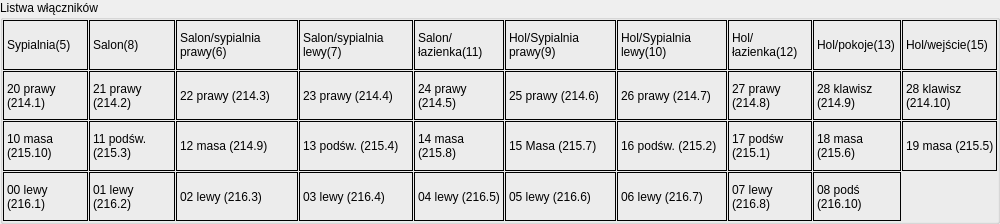
   <widget class="QGroupBox" name="groupBox_14">
    <property name="geometry">
     <rect>
      <x>440</x>
      <y>100</y>
      <width>1000</width>
      <height>224</height>
     </rect>
    </property>
    <property name="maximumSize">
     <size>
      <width>1000</width>
      <height>300</height>
     </size>
    </property>
    <property name="title">
     <string>Listwa włączników</string>
    </property>
    <layout class="QGridLayout" name="gridLayout_4">
     <property name="leftMargin">
      <number>0</number>
     </property>
     <property name="topMargin">
      <number>0</number>
     </property>
     <property name="rightMargin">
      <number>0</number>
     </property>
     <property name="bottomMargin">
      <number>0</number>
     </property>
     <property name="spacing">
      <number>1</number>
     </property>
     <item row="2" column="2">
      <widget class="QLabel" name="label_337">
       <property name="frameShape">
        <enum>QFrame::Box</enum>
       </property>
       <property name="text">
        <string>12 masa (214.9)</string>
       </property>
       <property name="wordWrap">
        <bool>true</bool>
       </property>
      </widget>
     </item>
     <item row="0" column="8">
      <widget class="QLabel" name="label_323">
       <property name="frameShape">
        <enum>QFrame::Box</enum>
       </property>
       <property name="text">
        <string>Hol/pokoje(13)</string>
       </property>
       <property name="wordWrap">
        <bool>true</bool>
       </property>
      </widget>
     </item>
     <item row="1" column="2">
      <widget class="QLabel" name="label_327">
       <property name="frameShape">
        <enum>QFrame::Box</enum>
       </property>
       <property name="text">
        <string>22 prawy (214.3)</string>
       </property>
       <property name="wordWrap">
        <bool>true</bool>
       </property>
      </widget>
     </item>
     <item row="2" column="9">
      <widget class="QLabel" name="label_344">
       <property name="frameShape">
        <enum>QFrame::Box</enum>
       </property>
       <property name="text">
        <string>19 masa (215.5)</string>
       </property>
       <property name="wordWrap">
        <bool>true</bool>
       </property>
      </widget>
     </item>
     <item row="0" column="9">
      <widget class="QLabel" name="label_324">
       <property name="frameShape">
        <enum>QFrame::Box</enum>
       </property>
       <property name="text">
        <string>Hol/wejście(15)</string>
       </property>
       <property name="wordWrap">
        <bool>true</bool>
       </property>
      </widget>
     </item>
     <item row="1" column="1">
      <widget class="QLabel" name="label_326">
       <property name="frameShape">
        <enum>QFrame::Box</enum>
       </property>
       <property name="text">
        <string>21 prawy (214.2)</string>
       </property>
       <property name="wordWrap">
        <bool>true</bool>
       </property>
      </widget>
     </item>
     <item row="0" column="5">
      <widget class="QLabel" name="label_320">
       <property name="frameShape">
        <enum>QFrame::Box</enum>
       </property>
       <property name="text">
        <string>Hol/Sypialnia prawy(9)</string>
       </property>
       <property name="wordWrap">
        <bool>true</bool>
       </property>
      </widget>
     </item>
     <item row="1" column="5">
      <widget class="QLabel" name="label_330">
       <property name="frameShape">
        <enum>QFrame::Box</enum>
       </property>
       <property name="text">
        <string>25 prawy (214.6)</string>
       </property>
       <property name="wordWrap">
        <bool>true</bool>
       </property>
      </widget>
     </item>
     <item row="2" column="3">
      <widget class="QLabel" name="label_338">
       <property name="frameShape">
        <enum>QFrame::Box</enum>
       </property>
       <property name="text">
        <string>13 podśw. (215.4)</string>
       </property>
       <property name="wordWrap">
        <bool>true</bool>
       </property>
      </widget>
     </item>
     <item row="0" column="0">
      <widget class="QLabel" name="label_315">
       <property name="frameShape">
        <enum>QFrame::Box</enum>
       </property>
       <property name="text">
        <string>Sypialnia(5)</string>
       </property>
       <property name="wordWrap">
        <bool>true</bool>
       </property>
      </widget>
     </item>
     <item row="1" column="0">
      <widget class="QLabel" name="label_325">
       <property name="frameShape">
        <enum>QFrame::Box</enum>
       </property>
       <property name="text">
        <string>20 prawy (214.1)</string>
       </property>
       <property name="wordWrap">
        <bool>true</bool>
       </property>
      </widget>
     </item>
     <item row="2" column="5">
      <widget class="QLabel" name="label_340">
       <property name="frameShape">
        <enum>QFrame::Box</enum>
       </property>
       <property name="text">
        <string>15 Masa (215.7)</string>
       </property>
       <property name="wordWrap">
        <bool>true</bool>
       </property>
      </widget>
     </item>
     <item row="1" column="7">
      <widget class="QLabel" name="label_332">
       <property name="frameShape">
        <enum>QFrame::Box</enum>
       </property>
       <property name="text">
        <string>27 prawy (214.8)</string>
       </property>
       <property name="wordWrap">
        <bool>true</bool>
       </property>
      </widget>
     </item>
     <item row="0" column="2">
      <widget class="QLabel" name="label_317">
       <property name="frameShape">
        <enum>QFrame::Box</enum>
       </property>
       <property name="text">
        <string>Salon/sypialnia prawy(6)</string>
       </property>
       <property name="wordWrap">
        <bool>true</bool>
       </property>
      </widget>
     </item>
     <item row="2" column="1">
      <widget class="QLabel" name="label_336">
       <property name="frameShape">
        <enum>QFrame::Box</enum>
       </property>
       <property name="text">
        <string>11 podśw. (215.3)</string>
       </property>
       <property name="wordWrap">
        <bool>true</bool>
       </property>
      </widget>
     </item>
     <item row="1" column="6">
      <widget class="QLabel" name="label_331">
       <property name="frameShape">
        <enum>QFrame::Box</enum>
       </property>
       <property name="text">
        <string>26 prawy (214.7)</string>
       </property>
       <property name="wordWrap">
        <bool>true</bool>
       </property>
      </widget>
     </item>
     <item row="1" column="4">
      <widget class="QLabel" name="label_329">
       <property name="frameShape">
        <enum>QFrame::Box</enum>
       </property>
       <property name="text">
        <string>24 prawy (214.5)</string>
       </property>
       <property name="wordWrap">
        <bool>true</bool>
       </property>
      </widget>
     </item>
     <item row="2" column="6">
      <widget class="QLabel" name="label_341">
       <property name="frameShape">
        <enum>QFrame::Box</enum>
       </property>
       <property name="text">
        <string>16 podśw. (215.2)</string>
       </property>
       <property name="wordWrap">
        <bool>true</bool>
       </property>
      </widget>
     </item>
     <item row="0" column="3">
      <widget class="QLabel" name="label_318">
       <property name="frameShape">
        <enum>QFrame::Box</enum>
       </property>
       <property name="text">
        <string>Salon/sypialnia lewy(7)</string>
       </property>
       <property name="wordWrap">
        <bool>true</bool>
       </property>
      </widget>
     </item>
     <item row="1" column="9">
      <widget class="QLabel" name="label_334">
       <property name="frameShape">
        <enum>QFrame::Box</enum>
       </property>
       <property name="text">
        <string>28 klawisz (214.10)</string>
       </property>
       <property name="wordWrap">
        <bool>true</bool>
       </property>
      </widget>
     </item>
     <item row="2" column="0">
      <widget class="QLabel" name="label_335">
       <property name="frameShape">
        <enum>QFrame::Box</enum>
       </property>
       <property name="text">
        <string>10 masa (215.10)</string>
       </property>
       <property name="wordWrap">
        <bool>true</bool>
       </property>
      </widget>
     </item>
     <item row="2" column="8">
      <widget class="QLabel" name="label_343">
       <property name="frameShape">
        <enum>QFrame::Box</enum>
       </property>
       <property name="text">
        <string>18 masa (215.6)</string>
       </property>
       <property name="wordWrap">
        <bool>true</bool>
       </property>
      </widget>
     </item>
     <item row="0" column="7">
      <widget class="QLabel" name="label_322">
       <property name="frameShape">
        <enum>QFrame::Box</enum>
       </property>
       <property name="text">
        <string>Hol/łazienka(12)</string>
       </property>
       <property name="wordWrap">
        <bool>true</bool>
       </property>
      </widget>
     </item>
     <item row="0" column="6">
      <widget class="QLabel" name="label_321">
       <property name="frameShape">
        <enum>QFrame::Box</enum>
       </property>
       <property name="text">
        <string>Hol/Sypialnia lewy(10)</string>
       </property>
       <property name="wordWrap">
        <bool>true</bool>
       </property>
      </widget>
     </item>
     <item row="0" column="4">
      <widget class="QLabel" name="label_319">
       <property name="frameShape">
        <enum>QFrame::Box</enum>
       </property>
       <property name="text">
        <string>Salon/łazienka(11)</string>
       </property>
       <property name="wordWrap">
        <bool>true</bool>
       </property>
      </widget>
     </item>
     <item row="1" column="8">
      <widget class="QLabel" name="label_333">
       <property name="frameShape">
        <enum>QFrame::Box</enum>
       </property>
       <property name="text">
        <string>28 klawisz (214.9)</string>
       </property>
       <property name="wordWrap">
        <bool>true</bool>
       </property>
      </widget>
     </item>
     <item row="2" column="7">
      <widget class="QLabel" name="label_342">
       <property name="frameShape">
        <enum>QFrame::Box</enum>
       </property>
       <property name="text">
        <string>17 podśw (215.1)</string>
       </property>
       <property name="wordWrap">
        <bool>true</bool>
       </property>
      </widget>
     </item>
     <item row="1" column="3">
      <widget class="QLabel" name="label_328">
       <property name="frameShape">
        <enum>QFrame::Box</enum>
       </property>
       <property name="text">
        <string>23 prawy (214.4)</string>
       </property>
       <property name="wordWrap">
        <bool>true</bool>
       </property>
      </widget>
     </item>
     <item row="0" column="1">
      <widget class="QLabel" name="label_316">
       <property name="frameShape">
        <enum>QFrame::Box</enum>
       </property>
       <property name="text">
        <string>Salon(8)</string>
       </property>
       <property name="wordWrap">
        <bool>true</bool>
       </property>
      </widget>
     </item>
     <item row="2" column="4">
      <widget class="QLabel" name="label_339">
       <property name="frameShape">
        <enum>QFrame::Box</enum>
       </property>
       <property name="text">
        <string>14 masa (215.8)</string>
       </property>
       <property name="wordWrap">
        <bool>true</bool>
       </property>
      </widget>
     </item>
     <item row="3" column="0">
      <widget class="QLabel" name="label_345">
       <property name="frameShape">
        <enum>QFrame::Box</enum>
       </property>
       <property name="text">
        <string>00 lewy (216.1)</string>
       </property>
       <property name="wordWrap">
        <bool>true</bool>
       </property>
      </widget>
     </item>
     <item row="3" column="1">
      <widget class="QLabel" name="label_346">
       <property name="frameShape">
        <enum>QFrame::Box</enum>
       </property>
       <property name="text">
        <string>01 lewy (216.2)</string>
       </property>
       <property name="wordWrap">
        <bool>true</bool>
       </property>
      </widget>
     </item>
     <item row="3" column="2">
      <widget class="QLabel" name="label_347">
       <property name="frameShape">
        <enum>QFrame::Box</enum>
       </property>
       <property name="text">
        <string>02 lewy (216.3)</string>
       </property>
       <property name="wordWrap">
        <bool>true</bool>
       </property>
      </widget>
     </item>
     <item row="3" column="3">
      <widget class="QLabel" name="label_348">
       <property name="frameShape">
        <enum>QFrame::Box</enum>
       </property>
       <property name="text">
        <string>03 lewy (216.4)</string>
       </property>
       <property name="wordWrap">
        <bool>true</bool>
       </property>
      </widget>
     </item>
     <item row="3" column="4">
      <widget class="QLabel" name="label_349">
       <property name="frameShape">
        <enum>QFrame::Box</enum>
       </property>
       <property name="text">
        <string>04 lewy (216.5)</string>
       </property>
       <property name="wordWrap">
        <bool>true</bool>
       </property>
      </widget>
     </item>
     <item row="3" column="5">
      <widget class="QLabel" name="label_350">
       <property name="frameShape">
        <enum>QFrame::Box</enum>
       </property>
       <property name="text">
        <string>05 lewy (216.6)</string>
       </property>
       <property name="wordWrap">
        <bool>true</bool>
       </property>
      </widget>
     </item>
     <item row="3" column="6">
      <widget class="QLabel" name="label_351">
       <property name="frameShape">
        <enum>QFrame::Box</enum>
       </property>
       <property name="text">
        <string>06 lewy (216.7)</string>
       </property>
       <property name="wordWrap">
        <bool>true</bool>
       </property>
      </widget>
     </item>
     <item row="3" column="7">
      <widget class="QLabel" name="label_352">
       <property name="frameShape">
        <enum>QFrame::Box</enum>
       </property>
       <property name="text">
        <string>07 lewy (216.8)</string>
       </property>
       <property name="wordWrap">
        <bool>true</bool>
       </property>
      </widget>
     </item>
     <item row="3" column="8">
      <widget class="QLabel" name="label_353">
       <property name="frameShape">
        <enum>QFrame::Box</enum>
       </property>
       <property name="text">
        <string>08 podś (216.10)</string>
       </property>
       <property name="wordWrap">
        <bool>true</bool>
       </property>
      </widget>
     </item>
     <item row="3" column="9">
      <widget class="QLabel" name="label_354">
       <property name="text">
        <string/>
       </property>
       <property name="wordWrap">
        <bool>true</bool>
       </property>
      </widget>
     </item>
    </layout>
   </widget>
